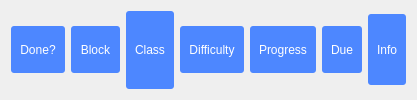
            <widget class="QFrame" name="topbar">
             <property name="styleSheet">
              <string notr="true">QGroupBox{
	border-radius:3px;
	background:rgb(77, 135, 255);
}
QLabel{
	color:rgb(255, 255, 255);
	background:rgb(77, 135, 255);
}</string>
             </property>
             <layout class="QHBoxLayout" name="horizontalLayout_46">
              <item>
               <widget class="QGroupBox" name="donetodo">
                <property name="maximumSize">
                 <size>
                  <width>69</width>
                  <height>47</height>
                 </size>
                </property>
                <property name="title">
                 <string/>
                </property>
                <layout class="QHBoxLayout" name="horizontalLayout_44">
                 <item>
                  <widget class="QLabel" name="donenametodo">
                   <property name="text">
                    <string>Done?</string>
                   </property>
                   <property name="alignment">
                    <set>Qt::AlignCenter</set>
                   </property>
                  </widget>
                 </item>
                </layout>
               </widget>
              </item>
              <item>
               <widget class="QGroupBox" name="blocktodo">
                <property name="maximumSize">
                 <size>
                  <width>64</width>
                  <height>47</height>
                 </size>
                </property>
                <property name="title">
                 <string/>
                </property>
                <layout class="QHBoxLayout" name="horizontalLayout_41">
                 <item>
                  <widget class="QLabel" name="blocknametodo">
                   <property name="text">
                    <string>Block</string>
                   </property>
                   <property name="alignment">
                    <set>Qt::AlignCenter</set>
                   </property>
                  </widget>
                 </item>
                </layout>
               </widget>
              </item>
              <item>
               <widget class="QGroupBox" name="classinsidetodo">
                <property name="title">
                 <string/>
                </property>
                <layout class="QHBoxLayout" name="horizontalLayout_40">
                 <item>
                  <widget class="QLabel" name="classnametodo">
                   <property name="text">
                    <string>Class</string>
                   </property>
                   <property name="alignment">
                    <set>Qt::AlignCenter</set>
                   </property>
                  </widget>
                 </item>
                </layout>
               </widget>
              </item>
              <item>
               <widget class="QGroupBox" name="difftodo">
                <property name="maximumSize">
                 <size>
                  <width>86</width>
                  <height>47</height>
                 </size>
                </property>
                <property name="title">
                 <string/>
                </property>
                <layout class="QHBoxLayout" name="horizontalLayout_43">
                 <item>
                  <widget class="QLabel" name="diffratingtodo">
                   <property name="text">
                    <string>Difficulty</string>
                   </property>
                   <property name="alignment">
                    <set>Qt::AlignCenter</set>
                   </property>
                  </widget>
                 </item>
                </layout>
               </widget>
              </item>
              <item>
               <widget class="QGroupBox" name="progresstodo">
                <property name="maximumSize">
                 <size>
                  <width>85</width>
                  <height>47</height>
                 </size>
                </property>
                <property name="title">
                 <string/>
                </property>
                <layout class="QHBoxLayout" name="horizontalLayout_8">
                 <item>
                  <widget class="QLabel" name="progressbartodo">
                   <property name="text">
                    <string>Progress</string>
                   </property>
                   <property name="alignment">
                    <set>Qt::AlignCenter</set>
                   </property>
                  </widget>
                 </item>
                </layout>
               </widget>
              </item>
              <item>
               <widget class="QGroupBox" name="dueintodo">
                <property name="maximumSize">
                 <size>
                  <width>55</width>
                  <height>47</height>
                 </size>
                </property>
                <property name="title">
                 <string/>
                </property>
                <layout class="QHBoxLayout" name="horizontalLayout_42">
                 <item>
                  <widget class="QLabel" name="dueinnametodo">
                   <property name="layoutDirection">
                    <enum>Qt::LeftToRight</enum>
                   </property>
                   <property name="text">
                    <string>Due</string>
                   </property>
                   <property name="alignment">
                    <set>Qt::AlignCenter</set>
                   </property>
                  </widget>
                 </item>
                </layout>
               </widget>
              </item>
              <item>
               <widget class="QGroupBox" name="infotodo">
                <property name="maximumSize">
                 <size>
                  <width>70</width>
                  <height>71</height>
                 </size>
                </property>
                <property name="title">
                 <string/>
                </property>
                <layout class="QHBoxLayout" name="horizontalLayout_45">
                 <item>
                  <widget class="QLabel" name="infonametodo">
                   <property name="text">
                    <string>Info</string>
                   </property>
                   <property name="alignment">
                    <set>Qt::AlignCenter</set>
                   </property>
                  </widget>
                 </item>
                </layout>
               </widget>
              </item>
             </layout>
            </widget>
